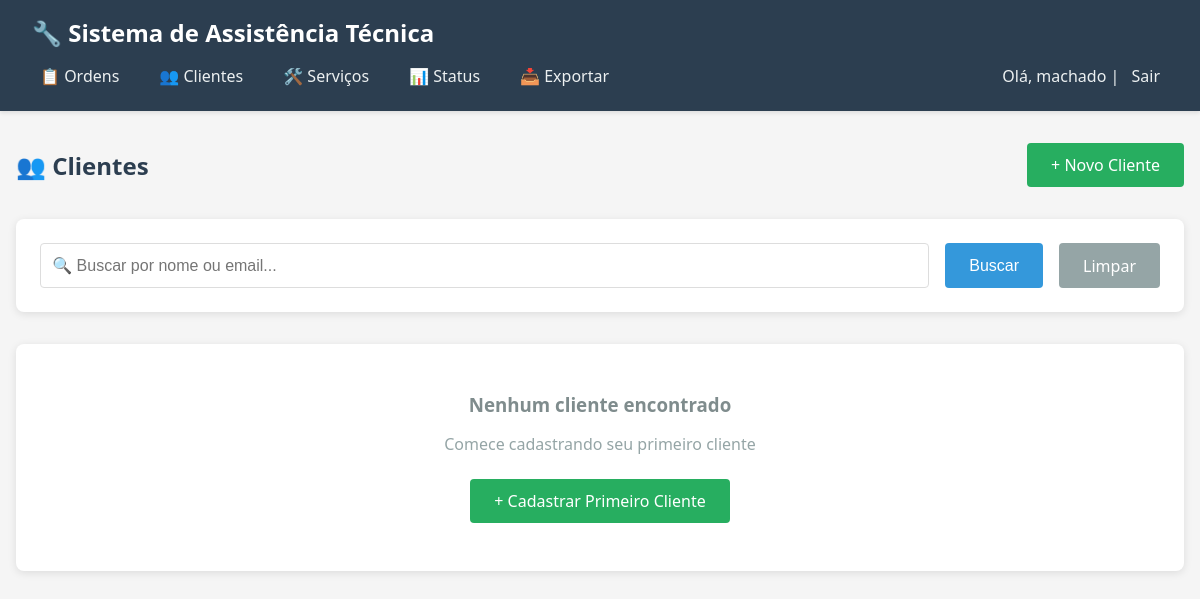
Page /clientes/ (signed in) on the earlier database version.
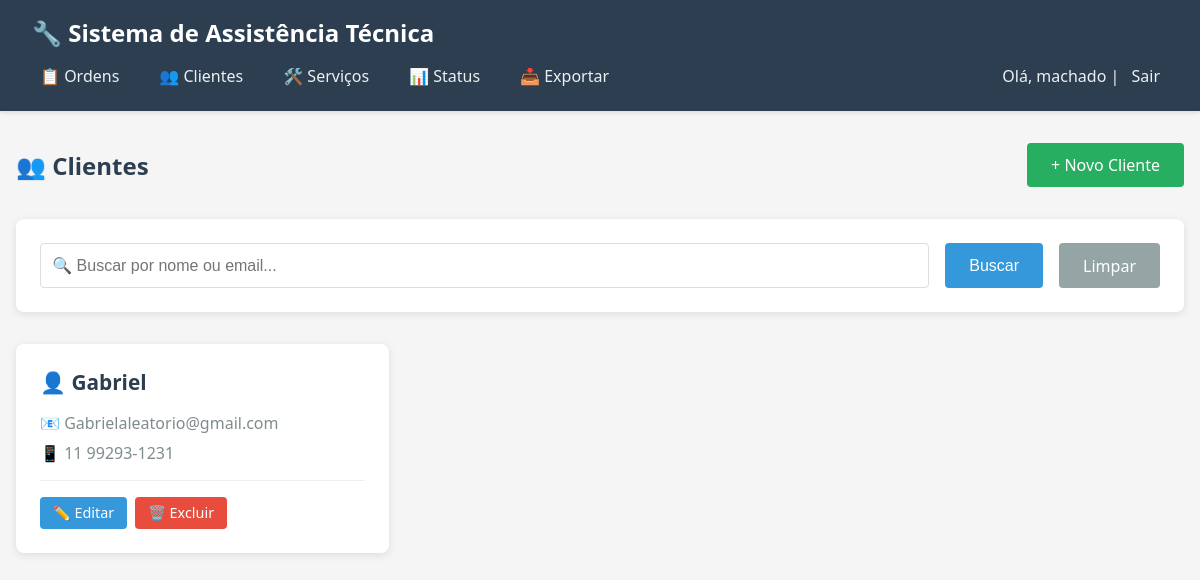
Same page on the later database version.
### core/models.py (models this page shows, shortened)
class Cliente(models.Model):
    nome = models.CharField(max_length=100, verbose_name="Nome")
    email = models.EmailField(unique=True, verbose_name="E-mail")
    telefone = models.CharField(max_length=20, verbose_name="Telefone")
    class Meta:
        verbose_name = "Cliente"
        verbose_name_plural = "Clientes"
        ordering = ['nome']

### core/views.py (the view)
# urls.py: path('clientes/', views.lista_clientes, name='lista_clientes'),
@login_required
def lista_clientes(request):
    clientes = Cliente.objects.all().order_by('nome')
    busca = request.GET.get('busca')
    if busca:
        clientes = clientes.filter(Q(nome__icontains=busca) | Q(email__icontains=busca))
    return render(request, 'core/lista_clientes.html', {'clientes': clientes})

### core/templates/core/lista_clientes.html (shortened to what this page needs)
{% extends 'core/base.html' %}
{% block content %}
<div class="header-section">
    <h2>👥 Clientes</h2>
    <a href="{% url 'criar_cliente' %}" class="btn btn-success">+ Novo Cliente</a>
</div>
<div class="search-section">
    <form method="get" class="search-form">
        <input type="text" name="busca" placeholder="🔍 Buscar por nome ou email..." value="{{ request.GET.busca }}">
        <button type="submit" class="btn">Buscar</button>
        <a href="{% url 'lista_clientes' %}" class="btn btn-secondary">Limpar</a>
    </form>
</div>
{% if clientes %}
    <div class="cards-grid">
        {% for cliente in clientes %}
        <div class="cliente-card">
            <h3>👤 {{ cliente.nome }}</h3>
            <div class="cliente-info">
                <p>📧 {{ cliente.email }}</p>
                <p>📱 {{ cliente.telefone }}</p>
            </div>
            <div class="card-actions">
                <a href="{% url 'editar_cliente' cliente.pk %}" class="btn btn-small">✏️ Editar</a>
                <a href="{% url 'excluir_cliente' cliente.pk %}" class="btn btn-danger btn-small">🗑️ Excluir</a>
            </div>
        </div>
        {% endfor %}
    </div>
{% else %}
    <div class="empty-state">
        <h3>Nenhum cliente encontrado</h3>
        <p style="color: #95a5a6; margin-bottom: 1.5rem;">
            {% if request.GET.busca %}
                Tente ajustar a busca
            {% else %}
                Comece cadastrando seu primeiro cliente
            {% endif %}
        </p>
        <a href="{% url 'criar_cliente' %}" class="btn btn-success">+ Cadastrar Primeiro Cliente</a>
    </div>
{% endif %}
{% endblock %}

Differences in the rows shown:
added Cliente: nome "Gabriel", email "Gabrielaleatorio@gmail.com", telefone "11 99293-1231"
Other differences:
text no longer shown: "Nenhum cliente encontrado Comece cadastrando seu primeiro cliente + Cadastrar Primeiro Cliente"
